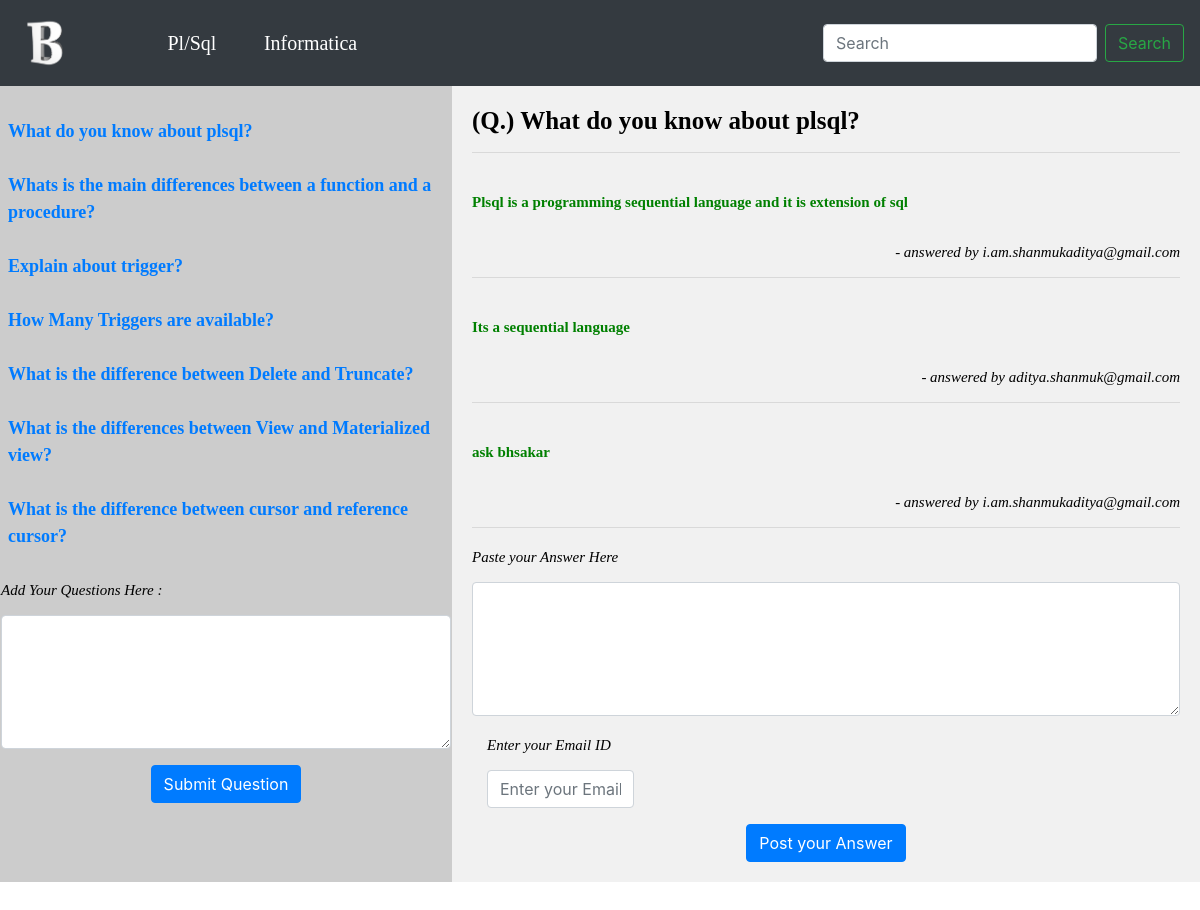
The page /plsql/plsql_answers/28/ on the database its author committed.
### UI/models.py (models this page shows, shortened)
class plsql_details(models.Model):
    Question=models.TextField(max_length=1000)
    Answer=models.TextField(max_length=10000)
    Email=models.EmailField()
    def get_absolute_url(self):
        print('hitted first one')
        return reverse("answers",kwargs={'id':self.id})

class plsql_detail_answers(models.Model):
    qid=models.IntegerField()
    Quest=models.TextField(max_length=1000)
    Answ=models.TextField(max_length=10000)
    mail=models.EmailField()
    def __str__(self):
        return self.Answ

### UI/views.py (the view)
# urls.py: path('plsql/plsql_answers/<int:id>/',views.plsql_answers,name='answers'),
def plsql_answers(request,id):
    list=plsql_detail_answers.objects.values_list('qid')
    if (id,) in list:
        objs = plsql_detail_answers.objects.all().filter(qid=id)
        print(objs)
        details = plsql_details.objects.all()
        det = plsql_details.objects.all().filter(id=id)
        return render(request, 'UI/plsql.html', {'details': details, 'objs': objs,'det':det})
    else:
        details = plsql_details.objects.all()
        det = plsql_details.objects.all().filter(id=id)
        return render(request, 'UI/plsql.html', {'details': details,'det':det})

### templates/UI/plsql.html (shortened to what this page needs)
{% extends 'UI/header.html'%}
{%load staticfiles%}
{%block content%}
<head>
<link rel="stylesheet" href="{%static '/CSS/Home.CSS'%}">
</head>
<body>
<section >
  <nav >
    {% if details%}&nbsp&nbsp
    <ul>
      {%for detail in details%}
        <li><a href="{{ detail.get_absolute_url }}" > {{detail.Question}}</a></li>
      {%endfor%}
    </ul>
    {%else%}
     <h2>No Questions are available</h2>
    {%endif%}
      <form method="post" action="{% url 'question_submit'%}">
        <div class="form-group">
            <label for="exampleFormControlTextarea1"><h4 class="text" align="center">Add Your Questions Here :</h4></label>
            <textarea name="question" class="form-control" id="exampleFormControlTextarea1" rows="5" cols="1"></textarea>
        </div>
            <div align="center">
            <button class="btn btn-primary" type="submit"> Submit Question </button>
        </div>
      </form>
  </nav>
  <article>
      {%if det%}
            {%for ob in det%}
                    <h1>(Q.) {{ob.Question}}</h1><hr>
            {%endfor%}
      {%endif%}
      {%if objs%}
            {%for ob in objs%}
                <h2>{{ob.Answ}}</h2>
                    <h3 align="right"> - answered by {{ob.mail}} </h3><hr>
            {%endfor%}
      {%endif%}
      {%if det%}
        {%for de in det%}
       <form method="post" action= "{% url 'answer_submit' de.id %} ">
           {%endfor%}
        <div class="form-group">
            <label for="exampleFormControlTextarea2"><h4>Paste your Answer Here</h4></label>
            <textarea name="answer" class="form-control" id="exampleFormControlTextarea2" rows="5" cols="1"></textarea>
        </div>
              <div class="col-md-3 mb-3">
                  <label for="validationDefault04"><h4>Enter your Email ID</h4></label>
                <input type="email" name="email" class="form-control" id="validationDefault04"
                       placeholder="Enter your Email" required>
            </div>
            <div align="center">
            <button class="btn btn-primary" type="submit"> Post your Answer </button>
        </div>
      </form>
      {%endif%}
  </article>
</section>
</body>
{%endblock%}

### rows shown on the page
plsql_details: Question "What do you know about plsql?"
plsql_details: Question "Whats is the main differences between a function and a procedure?"
plsql_details: Question "Explain about trigger?"
plsql_details: Question "How Many Triggers are available?"
plsql_details: Question "What is the difference between Delete and Truncate?"
plsql_details: Question "What is the differences between View and Materialized view?"
plsql_details: Question "What is the difference between cursor and reference cursor?"
plsql_detail_answers: Answ "Plsql is a programming sequential language and it is extension of sql", mail "i.am.shanmukaditya@gmail.com"
plsql_detail_answers: Answ "Its a sequential language", mail "aditya.shanmuk@gmail.com"
plsql_detail_answers: Answ "ask bhsakar", mail "i.am.shanmukaditya@gmail.com"
